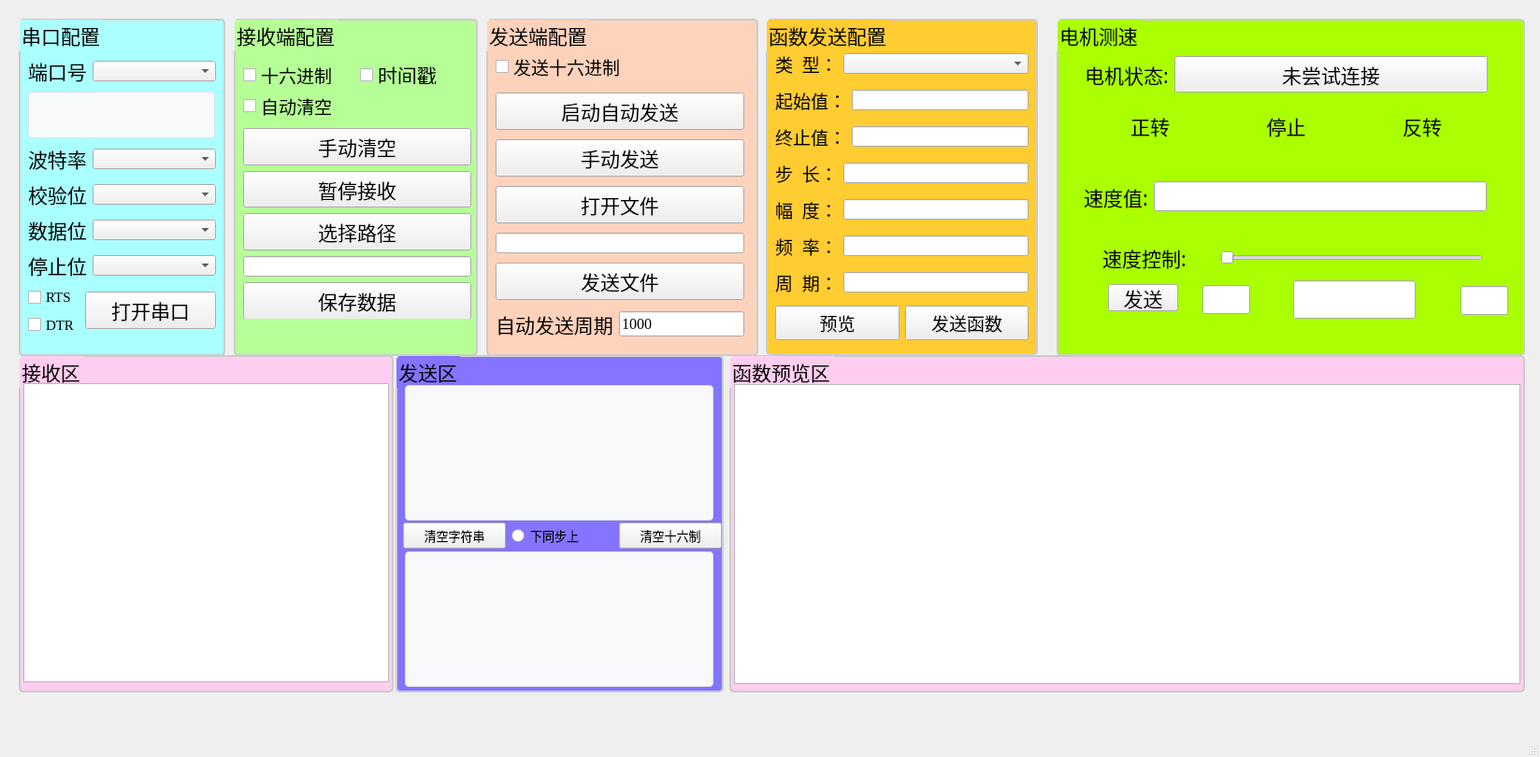
<?xml version="1.0" encoding="UTF-8"?>
<ui version="4.0">
 <class>Serial_MainWindow</class>
 <widget class="QMainWindow" name="Serial_MainWindow">
  <property name="geometry">
   <rect>
    <x>0</x>
    <y>0</y>
    <width>1647</width>
    <height>810</height>
   </rect>
  </property>
  <property name="sizePolicy">
   <sizepolicy hsizetype="Preferred" vsizetype="Preferred">
    <horstretch>0</horstretch>
    <verstretch>0</verstretch>
   </sizepolicy>
  </property>
  <property name="cursor">
   <cursorShape>ArrowCursor</cursorShape>
  </property>
  <property name="windowTitle">
   <string>MainWindow</string>
  </property>
  <property name="toolTipDuration">
   <number>-1</number>
  </property>
  <widget class="QWidget" name="centralwidget">
   <property name="sizePolicy">
    <sizepolicy hsizetype="Preferred" vsizetype="Preferred">
     <horstretch>0</horstretch>
     <verstretch>0</verstretch>
    </sizepolicy>
   </property>
   <widget class="QGroupBox" name="groupBox">
    <property name="geometry">
     <rect>
      <x>20</x>
      <y>20</y>
      <width>221</width>
      <height>361</height>
     </rect>
    </property>
    <property name="sizePolicy">
     <sizepolicy hsizetype="Fixed" vsizetype="Fixed">
      <horstretch>0</horstretch>
      <verstretch>0</verstretch>
     </sizepolicy>
    </property>
    <property name="font">
     <font>
      <family>楷体</family>
      <pointsize>16</pointsize>
     </font>
    </property>
    <property name="styleSheet">
     <string notr="true">QGroupBox {
    background-color: rgb(170, 255, 255);
    border: 2px solid #cccccc;
    border-radius: 5px;
    margin-top:01ex;
}</string>
    </property>
    <property name="title">
     <string>串口配置</string>
    </property>
    <widget class="QWidget" name="verticalLayoutWidget">
     <property name="geometry">
      <rect>
       <x>10</x>
       <y>40</y>
       <width>201</width>
       <height>299</height>
      </rect>
     </property>
     <layout class="QVBoxLayout" name="verticalLayout" stretch="0,0,0,0,0,0,0">
      <property name="spacing">
       <number>6</number>
      </property>
      <item>
       <layout class="QHBoxLayout" name="horizontalLayout_5" stretch="0,1">
        <property name="spacing">
         <number>6</number>
        </property>
        <item>
         <widget class="QLabel" name="label_5">
          <property name="font">
           <font>
            <family>楷体</family>
            <pointsize>16</pointsize>
           </font>
          </property>
          <property name="text">
           <string>端口号</string>
          </property>
         </widget>
        </item>
        <item>
         <widget class="QComboBox" name="port_cb"/>
        </item>
       </layout>
      </item>
      <item>
       <widget class="QTextEdit" name="port_info_lEdit">
        <property name="maximumSize">
         <size>
          <width>200</width>
          <height>50</height>
         </size>
        </property>
        <property name="styleSheet">
         <string notr="true"> QTextEdit {
 background-color: #f8f9fa;
 border: 1px solid #dee2e6;
 border-radius: 4px;
 padding: 5px;
 font-size: 8pt;
}</string>
        </property>
        <property name="readOnly">
         <bool>true</bool>
        </property>
       </widget>
      </item>
      <item>
       <layout class="QHBoxLayout" name="horizontalLayout_3" stretch="0,1">
        <item>
         <widget class="QLabel" name="label_3">
          <property name="font">
           <font>
            <family>楷体</family>
            <pointsize>16</pointsize>
           </font>
          </property>
          <property name="text">
           <string>波特率</string>
          </property>
         </widget>
        </item>
        <item>
         <widget class="QComboBox" name="baudrate_cb"/>
        </item>
       </layout>
      </item>
      <item>
       <layout class="QHBoxLayout" name="horizontalLayout_4" stretch="0,1">
        <item>
         <widget class="QLabel" name="parity_lbl">
          <property name="font">
           <font>
            <family>楷体</family>
            <pointsize>16</pointsize>
           </font>
          </property>
          <property name="text">
           <string>校验位</string>
          </property>
         </widget>
        </item>
        <item>
         <widget class="QComboBox" name="parity_cb"/>
        </item>
       </layout>
      </item>
      <item>
       <layout class="QHBoxLayout" name="horizontalLayout" stretch="0,1">
        <item>
         <widget class="QLabel" name="label">
          <property name="font">
           <font>
            <family>楷体</family>
            <pointsize>16</pointsize>
           </font>
          </property>
          <property name="text">
           <string>数据位</string>
          </property>
         </widget>
        </item>
        <item>
         <widget class="QComboBox" name="databits_cb"/>
        </item>
       </layout>
      </item>
      <item>
       <layout class="QHBoxLayout" name="horizontalLayout_2" stretch="0,1">
        <item>
         <widget class="QLabel" name="label_2">
          <property name="font">
           <font>
            <family>楷体</family>
            <pointsize>16</pointsize>
           </font>
          </property>
          <property name="text">
           <string>停止位</string>
          </property>
         </widget>
        </item>
        <item>
         <widget class="QComboBox" name="stopbits_cb"/>
        </item>
       </layout>
      </item>
      <item>
       <layout class="QHBoxLayout" name="horizontalLayout_6" stretch="0,1">
        <item>
         <layout class="QVBoxLayout" name="verticalLayout_2">
          <item>
           <widget class="QCheckBox" name="rts_chb">
            <property name="font">
             <font>
              <family>Times New Roman</family>
              <pointsize>11</pointsize>
             </font>
            </property>
            <property name="text">
             <string>RTS</string>
            </property>
           </widget>
          </item>
          <item>
           <widget class="QCheckBox" name="dtr_chb">
            <property name="font">
             <font>
              <family>Times New Roman</family>
              <pointsize>11</pointsize>
             </font>
            </property>
            <property name="text">
             <string>DTR</string>
            </property>
           </widget>
          </item>
         </layout>
        </item>
        <item>
         <widget class="QPushButton" name="open_btn">
          <property name="font">
           <font>
            <family>楷体</family>
            <pointsize>16</pointsize>
           </font>
          </property>
          <property name="text">
           <string>打开串口</string>
          </property>
         </widget>
        </item>
       </layout>
      </item>
     </layout>
    </widget>
   </widget>
   <widget class="QGroupBox" name="groupBox_2">
    <property name="geometry">
     <rect>
      <x>250</x>
      <y>20</y>
      <width>261</width>
      <height>361</height>
     </rect>
    </property>
    <property name="sizePolicy">
     <sizepolicy hsizetype="Fixed" vsizetype="Fixed">
      <horstretch>0</horstretch>
      <verstretch>0</verstretch>
     </sizepolicy>
    </property>
    <property name="font">
     <font>
      <family>楷体</family>
      <pointsize>16</pointsize>
     </font>
    </property>
    <property name="styleSheet">
     <string notr="true">QGroupBox {
    background-color: rgb(182, 255, 151);
    border: 2px solid #cccccc;
    border-radius: 5px;
    margin-top:01ex;
}</string>
    </property>
    <property name="title">
     <string>接收端配置</string>
    </property>
    <widget class="QWidget" name="verticalLayoutWidget_2">
     <property name="geometry">
      <rect>
       <x>10</x>
       <y>50</y>
       <width>244</width>
       <height>271</height>
      </rect>
     </property>
     <layout class="QVBoxLayout" name="verticalLayout_3">
      <property name="sizeConstraint">
       <enum>QLayout::SetDefaultConstraint</enum>
      </property>
      <item>
       <layout class="QHBoxLayout" name="horizontalLayout_7">
        <property name="spacing">
         <number>6</number>
        </property>
        <property name="sizeConstraint">
         <enum>QLayout::SetDefaultConstraint</enum>
        </property>
        <item>
         <widget class="QCheckBox" name="hex_receive_chb">
          <property name="maximumSize">
           <size>
            <width>16777215</width>
            <height>20</height>
           </size>
          </property>
          <property name="font">
           <font>
            <family>楷体</family>
            <pointsize>14</pointsize>
           </font>
          </property>
          <property name="text">
           <string>十六进制</string>
          </property>
         </widget>
        </item>
        <item>
         <widget class="QCheckBox" name="timestamp_chb">
          <property name="maximumSize">
           <size>
            <width>16777215</width>
            <height>20</height>
           </size>
          </property>
          <property name="font">
           <font>
            <family>楷体</family>
            <pointsize>16</pointsize>
           </font>
          </property>
          <property name="text">
           <string>时间戳</string>
          </property>
         </widget>
        </item>
       </layout>
      </item>
      <item>
       <widget class="QCheckBox" name="auto_clearReceive_chb">
        <property name="font">
         <font>
          <family>楷体</family>
          <pointsize>14</pointsize>
         </font>
        </property>
        <property name="text">
         <string>自动清空</string>
        </property>
       </widget>
      </item>
      <item>
       <widget class="QPushButton" name="self_clearReceive_btn">
        <property name="font">
         <font>
          <family>楷体</family>
          <pointsize>16</pointsize>
         </font>
        </property>
        <property name="text">
         <string>手动清空</string>
        </property>
       </widget>
      </item>
      <item>
       <widget class="QPushButton" name="pause_receive_btn">
        <property name="font">
         <font>
          <family>楷体</family>
          <pointsize>16</pointsize>
         </font>
        </property>
        <property name="text">
         <string>暂停接收</string>
        </property>
       </widget>
      </item>
      <item>
       <widget class="QPushButton" name="path_receive_btn">
        <property name="font">
         <font>
          <family>楷体</family>
          <pointsize>16</pointsize>
         </font>
        </property>
        <property name="text">
         <string>选择路径</string>
        </property>
       </widget>
      </item>
      <item>
       <widget class="QLineEdit" name="file_receive_lEdit">
        <property name="readOnly">
         <bool>true</bool>
        </property>
       </widget>
      </item>
      <item>
       <widget class="QPushButton" name="save_receive_btn">
        <property name="font">
         <font>
          <family>楷体</family>
          <pointsize>16</pointsize>
         </font>
        </property>
        <property name="text">
         <string>保存数据</string>
        </property>
       </widget>
      </item>
     </layout>
    </widget>
   </widget>
   <widget class="QGroupBox" name="groupBox_3">
    <property name="geometry">
     <rect>
      <x>520</x>
      <y>20</y>
      <width>291</width>
      <height>361</height>
     </rect>
    </property>
    <property name="sizePolicy">
     <sizepolicy hsizetype="Fixed" vsizetype="Fixed">
      <horstretch>0</horstretch>
      <verstretch>0</verstretch>
     </sizepolicy>
    </property>
    <property name="font">
     <font>
      <family>楷体</family>
      <pointsize>16</pointsize>
     </font>
    </property>
    <property name="styleSheet">
     <string notr="true">QGroupBox {
    background-color: rgb(255, 210, 188);
    border: 2px solid #cccccc;
    border-radius: 5px;
    margin-top:01ex;
}</string>
    </property>
    <property name="title">
     <string>发送端配置</string>
    </property>
    <widget class="QWidget" name="verticalLayoutWidget_3">
     <property name="geometry">
      <rect>
       <x>10</x>
       <y>30</y>
       <width>266</width>
       <height>322</height>
      </rect>
     </property>
     <layout class="QVBoxLayout" name="verticalLayout_4">
      <item>
       <layout class="QHBoxLayout" name="horizontalLayout_9">
        <item>
         <widget class="QCheckBox" name="hex_send_chb">
          <property name="font">
           <font>
            <family>楷体</family>
            <pointsize>14</pointsize>
           </font>
          </property>
          <property name="text">
           <string>发送十六进制</string>
          </property>
         </widget>
        </item>
       </layout>
      </item>
      <item>
       <widget class="QPushButton" name="auto_send_btn">
        <property name="font">
         <font>
          <family>楷体</family>
          <pointsize>16</pointsize>
         </font>
        </property>
        <property name="text">
         <string>启动自动发送</string>
        </property>
       </widget>
      </item>
      <item>
       <widget class="QPushButton" name="self_send_btn">
        <property name="font">
         <font>
          <family>楷体</family>
          <pointsize>16</pointsize>
         </font>
        </property>
        <property name="text">
         <string>手动发送</string>
        </property>
       </widget>
      </item>
      <item>
       <widget class="QPushButton" name="path_send_btn">
        <property name="font">
         <font>
          <family>楷体</family>
          <pointsize>16</pointsize>
         </font>
        </property>
        <property name="text">
         <string>打开文件</string>
        </property>
       </widget>
      </item>
      <item>
       <widget class="QLineEdit" name="file_send_lEdit">
        <property name="readOnly">
         <bool>true</bool>
        </property>
       </widget>
      </item>
      <item>
       <widget class="QPushButton" name="sendFile_btn">
        <property name="font">
         <font>
          <family>楷体</family>
          <pointsize>16</pointsize>
         </font>
        </property>
        <property name="text">
         <string>发送文件</string>
        </property>
       </widget>
      </item>
      <item>
       <layout class="QHBoxLayout" name="horizontalLayout_8">
        <item>
         <widget class="QLabel" name="label_4">
          <property name="font">
           <font>
            <family>楷体</family>
            <pointsize>16</pointsize>
           </font>
          </property>
          <property name="text">
           <string>&lt;html&gt;&lt;head/&gt;&lt;body&gt;&lt;p align=&quot;center&quot;&gt;自动发送周期&lt;/p&gt;&lt;/body&gt;&lt;/html&gt;</string>
          </property>
         </widget>
        </item>
        <item>
         <widget class="QLineEdit" name="auto_sendTime_lEdit">
          <property name="font">
           <font>
            <family>Times New Roman</family>
            <pointsize>12</pointsize>
           </font>
          </property>
          <property name="text">
           <string>1000</string>
          </property>
         </widget>
        </item>
       </layout>
      </item>
     </layout>
    </widget>
   </widget>
   <widget class="QGroupBox" name="groupBox_4">
    <property name="geometry">
     <rect>
      <x>20</x>
      <y>380</y>
      <width>401</width>
      <height>361</height>
     </rect>
    </property>
    <property name="sizePolicy">
     <sizepolicy hsizetype="Fixed" vsizetype="Fixed">
      <horstretch>0</horstretch>
      <verstretch>0</verstretch>
     </sizepolicy>
    </property>
    <property name="font">
     <font>
      <family>楷体</family>
      <pointsize>16</pointsize>
     </font>
    </property>
    <property name="styleSheet">
     <string notr="true">QGroupBox {
    background-color: rgb(255, 205, 240);
    border: 2px solid #cccccc;
    border-radius: 5px;
    margin-top:01ex;
}</string>
    </property>
    <property name="title">
     <string>接收区</string>
    </property>
    <widget class="QTextEdit" name="receive_tEdit">
     <property name="geometry">
      <rect>
       <x>5</x>
       <y>30</y>
       <width>391</width>
       <height>320</height>
      </rect>
     </property>
     <property name="readOnly">
      <bool>true</bool>
     </property>
    </widget>
   </widget>
   <widget class="QGroupBox" name="groupBox_5">
    <property name="geometry">
     <rect>
      <x>423</x>
      <y>380</y>
      <width>351</width>
      <height>361</height>
     </rect>
    </property>
    <property name="sizePolicy">
     <sizepolicy hsizetype="Fixed" vsizetype="Fixed">
      <horstretch>0</horstretch>
      <verstretch>0</verstretch>
     </sizepolicy>
    </property>
    <property name="font">
     <font>
      <family>楷体</family>
      <pointsize>16</pointsize>
     </font>
    </property>
    <property name="styleSheet">
     <string notr="true">QGroupBox {
    background-color: rgb(132, 116, 255);
    border: 2px solid #cccccc;
    border-radius: 5px;
    margin-top:01ex;
}</string>
    </property>
    <property name="title">
     <string>发送区</string>
    </property>
    <widget class="QTextEdit" name="send_tEdit">
     <property name="geometry">
      <rect>
       <x>10</x>
       <y>32</y>
       <width>330</width>
       <height>145</height>
      </rect>
     </property>
     <property name="styleSheet">
      <string notr="true">        QTextEdit {
            background-color: #f8f9fa;
            border: 1px solid #dee2e6;
            border-radius: 4px;
            font-family: 'Courier New', monospace;  /* 等宽字体 */
            line-height: 1.4;  /* 增加行高 */
        }</string>
     </property>
    </widget>
    <widget class="QTextEdit" name="send_hex_tEdit">
     <property name="geometry">
      <rect>
       <x>10</x>
       <y>210</y>
       <width>330</width>
       <height>145</height>
      </rect>
     </property>
     <property name="styleSheet">
      <string notr="true">        QTextEdit {
            background-color: #f8f9fa;
            border: 1px solid #dee2e6;
            border-radius: 4px;
            font-family: 'Courier New', monospace;  /* 等宽字体 */
            line-height: 1.4;  /* 增加行高 */
        }</string>
     </property>
    </widget>
    <widget class="QWidget" name="horizontalLayoutWidget">
     <property name="geometry">
      <rect>
       <x>8</x>
       <y>178</y>
       <width>341</width>
       <height>31</height>
      </rect>
     </property>
     <layout class="QHBoxLayout" name="horizontalLayout_10">
      <item>
       <widget class="QPushButton" name="clear_send_btn">
        <property name="font">
         <font>
          <family>楷体</family>
          <pointsize>10</pointsize>
         </font>
        </property>
        <property name="text">
         <string>清空字符串</string>
        </property>
       </widget>
      </item>
      <item>
       <widget class="QRadioButton" name="send_sync_rbtn">
        <property name="font">
         <font>
          <family>楷体</family>
          <pointsize>10</pointsize>
         </font>
        </property>
        <property name="text">
         <string>下同步上</string>
        </property>
       </widget>
      </item>
      <item>
       <widget class="QPushButton" name="clear_send_hex_btn">
        <property name="font">
         <font>
          <family>楷体</family>
          <pointsize>10</pointsize>
         </font>
        </property>
        <property name="text">
         <string>清空十六制</string>
        </property>
       </widget>
      </item>
     </layout>
    </widget>
   </widget>
   <widget class="QGroupBox" name="groupBox_6">
    <property name="geometry">
     <rect>
      <x>819</x>
      <y>20</y>
      <width>291</width>
      <height>360</height>
     </rect>
    </property>
    <property name="sizePolicy">
     <sizepolicy hsizetype="Fixed" vsizetype="Fixed">
      <horstretch>0</horstretch>
      <verstretch>0</verstretch>
     </sizepolicy>
    </property>
    <property name="font">
     <font>
      <family>楷体</family>
      <pointsize>16</pointsize>
     </font>
    </property>
    <property name="styleSheet">
     <string notr="true">QGroupBox {
    background-color:rgb(255, 204, 49);
    border: 2px solid #cccccc;
    border-radius: 5px;
    margin-top:01ex;
}</string>
    </property>
    <property name="title">
     <string>函数发送配置</string>
    </property>
    <widget class="QWidget" name="verticalLayoutWidget_4">
     <property name="geometry">
      <rect>
       <x>10</x>
       <y>30</y>
       <width>271</width>
       <height>322</height>
      </rect>
     </property>
     <layout class="QVBoxLayout" name="verticalLayout_5">
      <item>
       <layout class="QHBoxLayout" name="horizontalLayout_11" stretch="0,1">
        <item>
         <widget class="QLabel" name="label_6">
          <property name="font">
           <font>
            <family>楷体</family>
            <pointsize>14</pointsize>
           </font>
          </property>
          <property name="text">
           <string>类  型：</string>
          </property>
         </widget>
        </item>
        <item>
         <widget class="QComboBox" name="function_type_cb"/>
        </item>
       </layout>
      </item>
      <item>
       <layout class="QHBoxLayout" name="horizontalLayout_13">
        <item>
         <widget class="QLabel" name="label_7">
          <property name="font">
           <font>
            <family>楷体</family>
            <pointsize>14</pointsize>
           </font>
          </property>
          <property name="text">
           <string>起始值：</string>
          </property>
         </widget>
        </item>
        <item>
         <widget class="QLineEdit" name="start_value_lEdit"/>
        </item>
       </layout>
      </item>
      <item>
       <layout class="QHBoxLayout" name="horizontalLayout_14">
        <item>
         <widget class="QLabel" name="label_8">
          <property name="font">
           <font>
            <family>楷体</family>
            <pointsize>14</pointsize>
           </font>
          </property>
          <property name="text">
           <string>终止值：</string>
          </property>
         </widget>
        </item>
        <item>
         <widget class="QLineEdit" name="end_value_lEdit"/>
        </item>
       </layout>
      </item>
      <item>
       <layout class="QHBoxLayout" name="horizontalLayout_15">
        <item>
         <widget class="QLabel" name="label_9">
          <property name="font">
           <font>
            <family>楷体</family>
            <pointsize>14</pointsize>
           </font>
          </property>
          <property name="text">
           <string>步  长：</string>
          </property>
         </widget>
        </item>
        <item>
         <widget class="QLineEdit" name="step_lEdit"/>
        </item>
       </layout>
      </item>
      <item>
       <layout class="QHBoxLayout" name="horizontalLayout_16">
        <item>
         <widget class="QLabel" name="label_10">
          <property name="font">
           <font>
            <family>楷体</family>
            <pointsize>14</pointsize>
           </font>
          </property>
          <property name="text">
           <string>幅  度：</string>
          </property>
         </widget>
        </item>
        <item>
         <widget class="QLineEdit" name="amplitude_lEdit"/>
        </item>
       </layout>
      </item>
      <item>
       <layout class="QHBoxLayout" name="horizontalLayout_17">
        <item>
         <widget class="QLabel" name="label_11">
          <property name="font">
           <font>
            <family>楷体</family>
            <pointsize>14</pointsize>
           </font>
          </property>
          <property name="text">
           <string>频  率：</string>
          </property>
         </widget>
        </item>
        <item>
         <widget class="QLineEdit" name="frequency_lEdit"/>
        </item>
       </layout>
      </item>
      <item>
       <layout class="QHBoxLayout" name="horizontalLayout_18">
        <item>
         <widget class="QLabel" name="label_12">
          <property name="font">
           <font>
            <family>楷体</family>
            <pointsize>14</pointsize>
           </font>
          </property>
          <property name="text">
           <string>周  期：</string>
          </property>
         </widget>
        </item>
        <item>
         <widget class="QLineEdit" name="period_lEdit"/>
        </item>
       </layout>
      </item>
      <item>
       <layout class="QHBoxLayout" name="horizontalLayout_12">
        <item>
         <widget class="QPushButton" name="preview_btn">
          <property name="font">
           <font>
            <family>楷体</family>
            <pointsize>14</pointsize>
           </font>
          </property>
          <property name="text">
           <string>预览</string>
          </property>
         </widget>
        </item>
        <item>
         <widget class="QPushButton" name="send_math_btn">
          <property name="font">
           <font>
            <family>楷体</family>
            <pointsize>14</pointsize>
           </font>
          </property>
          <property name="text">
           <string>发送函数</string>
          </property>
         </widget>
        </item>
       </layout>
      </item>
     </layout>
    </widget>
   </widget>
   <widget class="QGroupBox" name="groupBox_7">
    <property name="geometry">
     <rect>
      <x>780</x>
      <y>380</y>
      <width>851</width>
      <height>361</height>
     </rect>
    </property>
    <property name="sizePolicy">
     <sizepolicy hsizetype="Fixed" vsizetype="Fixed">
      <horstretch>0</horstretch>
      <verstretch>0</verstretch>
     </sizepolicy>
    </property>
    <property name="font">
     <font>
      <family>楷体</family>
      <pointsize>16</pointsize>
     </font>
    </property>
    <property name="styleSheet">
     <string notr="true">QGroupBox {
    background-color: rgb(255, 205, 240);
    border: 2px solid #cccccc;
    border-radius: 5px;
    margin-top:01ex;
}</string>
    </property>
    <property name="title">
     <string>函数预览区</string>
    </property>
    <widget class="QTableWidget" name="chart_container">
     <property name="geometry">
      <rect>
       <x>5</x>
       <y>31</y>
       <width>841</width>
       <height>321</height>
      </rect>
     </property>
    </widget>
   </widget>
   <widget class="QGroupBox" name="groupBox_8">
    <property name="geometry">
     <rect>
      <x>1130</x>
      <y>20</y>
      <width>501</width>
      <height>361</height>
     </rect>
    </property>
    <property name="font">
     <font>
      <family>楷体</family>
      <pointsize>16</pointsize>
     </font>
    </property>
    <property name="styleSheet">
     <string notr="true">QGroupBox {
    background-color:rgb(170, 255, 0);
    border: 2px solid #cccccc;
    border-radius: 5px;
    margin-top:01ex;
}</string>
    </property>
    <property name="title">
     <string>电机测速</string>
    </property>
    <widget class="QWidget" name="horizontalLayoutWidget_2">
     <property name="geometry">
      <rect>
       <x>30</x>
       <y>40</y>
       <width>431</width>
       <height>39</height>
      </rect>
     </property>
     <layout class="QHBoxLayout" name="horizontalLayout_19" stretch="0,1">
      <item>
       <widget class="QLabel" name="label_13">
        <property name="font">
         <font>
          <family>楷体</family>
          <pointsize>16</pointsize>
         </font>
        </property>
        <property name="text">
         <string>电机状态:</string>
        </property>
        <property name="alignment">
         <set>Qt::AlignCenter</set>
        </property>
       </widget>
      </item>
      <item>
       <widget class="QPushButton" name="connect_btn">
        <property name="font">
         <font>
          <family>楷体</family>
          <pointsize>16</pointsize>
         </font>
        </property>
        <property name="text">
         <string>未尝试连接</string>
        </property>
       </widget>
      </item>
     </layout>
    </widget>
    <widget class="QWidget" name="horizontalLayoutWidget_3">
     <property name="geometry">
      <rect>
       <x>30</x>
       <y>100</y>
       <width>431</width>
       <height>30</height>
      </rect>
     </property>
     <layout class="QHBoxLayout" name="horizontalLayout_20">
      <item>
       <widget class="QLabel" name="forward_lbl">
        <property name="font">
         <font>
          <family>楷体</family>
          <pointsize>16</pointsize>
         </font>
        </property>
        <property name="text">
         <string>正转</string>
        </property>
        <property name="alignment">
         <set>Qt::AlignCenter</set>
        </property>
       </widget>
      </item>
      <item>
       <widget class="QLabel" name="cease_lbl">
        <property name="font">
         <font>
          <family>楷体</family>
          <pointsize>16</pointsize>
         </font>
        </property>
        <property name="text">
         <string>停止</string>
        </property>
        <property name="alignment">
         <set>Qt::AlignCenter</set>
        </property>
       </widget>
      </item>
      <item>
       <widget class="QLabel" name="reversal_lbl">
        <property name="font">
         <font>
          <family>楷体</family>
          <pointsize>16</pointsize>
         </font>
        </property>
        <property name="text">
         <string>反转</string>
        </property>
        <property name="alignment">
         <set>Qt::AlignCenter</set>
        </property>
       </widget>
      </item>
     </layout>
    </widget>
    <widget class="QWidget" name="horizontalLayoutWidget_5">
     <property name="geometry">
      <rect>
       <x>29</x>
       <y>170</y>
       <width>431</width>
       <height>41</height>
      </rect>
     </property>
     <layout class="QHBoxLayout" name="horizontalLayout_22" stretch="0,0">
      <item>
       <widget class="QLabel" name="label_14">
        <property name="font">
         <font>
          <family>楷体</family>
          <pointsize>16</pointsize>
         </font>
        </property>
        <property name="frameShape">
         <enum>QFrame::NoFrame</enum>
        </property>
        <property name="text">
         <string>速度值:</string>
        </property>
        <property name="alignment">
         <set>Qt::AlignCenter</set>
        </property>
       </widget>
      </item>
      <item>
       <widget class="QLineEdit" name="speed_ledit">
        <property name="font">
         <font>
          <family>Times New Roman</family>
          <pointsize>16</pointsize>
         </font>
        </property>
        <property name="alignment">
         <set>Qt::AlignCenter</set>
        </property>
       </widget>
      </item>
     </layout>
    </widget>
    <widget class="QLabel" name="label_15">
     <property name="geometry">
      <rect>
       <x>31</x>
       <y>242</y>
       <width>126</width>
       <height>28</height>
      </rect>
     </property>
     <property name="font">
      <font>
       <family>楷体</family>
       <pointsize>16</pointsize>
      </font>
     </property>
     <property name="frameShape">
      <enum>QFrame::NoFrame</enum>
     </property>
     <property name="text">
      <string>速度控制:</string>
     </property>
     <property name="alignment">
      <set>Qt::AlignCenter</set>
     </property>
    </widget>
    <widget class="QSlider" name="speed_ctrl_hsld">
     <property name="geometry">
      <rect>
       <x>175</x>
       <y>240</y>
       <width>281</width>
       <height>31</height>
      </rect>
     </property>
     <property name="orientation">
      <enum>Qt::Horizontal</enum>
     </property>
    </widget>
    <widget class="QLineEdit" name="speed_ctrl_ledit">
     <property name="geometry">
      <rect>
       <x>253</x>
       <y>280</y>
       <width>131</width>
       <height>41</height>
      </rect>
     </property>
     <property name="font">
      <font>
       <family>Times New Roman</family>
       <pointsize>16</pointsize>
      </font>
     </property>
     <property name="alignment">
      <set>Qt::AlignCenter</set>
     </property>
     <property name="readOnly">
      <bool>true</bool>
     </property>
    </widget>
    <widget class="QPushButton" name="speed_ctrl_btn">
     <property name="geometry">
      <rect>
       <x>55</x>
       <y>284</y>
       <width>75</width>
       <height>29</height>
      </rect>
     </property>
     <property name="font">
      <font>
       <family>楷体</family>
       <pointsize>16</pointsize>
      </font>
     </property>
     <property name="text">
      <string>发送</string>
     </property>
    </widget>
    <widget class="QLineEdit" name="speed_ctrl_min_ledit">
     <property name="geometry">
      <rect>
       <x>156</x>
       <y>285</y>
       <width>51</width>
       <height>31</height>
      </rect>
     </property>
     <property name="font">
      <font>
       <family>Times New Roman</family>
       <pointsize>16</pointsize>
      </font>
     </property>
     <property name="alignment">
      <set>Qt::AlignCenter</set>
     </property>
    </widget>
    <widget class="QLineEdit" name="speed_ctrl_max_ledit">
     <property name="geometry">
      <rect>
       <x>432</x>
       <y>286</y>
       <width>51</width>
       <height>31</height>
      </rect>
     </property>
     <property name="font">
      <font>
       <family>Times New Roman</family>
       <pointsize>16</pointsize>
      </font>
     </property>
     <property name="alignment">
      <set>Qt::AlignCenter</set>
     </property>
    </widget>
   </widget>
  </widget>
  <widget class="QMenuBar" name="menubar">
   <property name="geometry">
    <rect>
     <x>0</x>
     <y>0</y>
     <width>1647</width>
     <height>23</height>
    </rect>
   </property>
  </widget>
  <widget class="QStatusBar" name="statusbar"/>
 </widget>
 <resources/>
 <connections/>
</ui>
